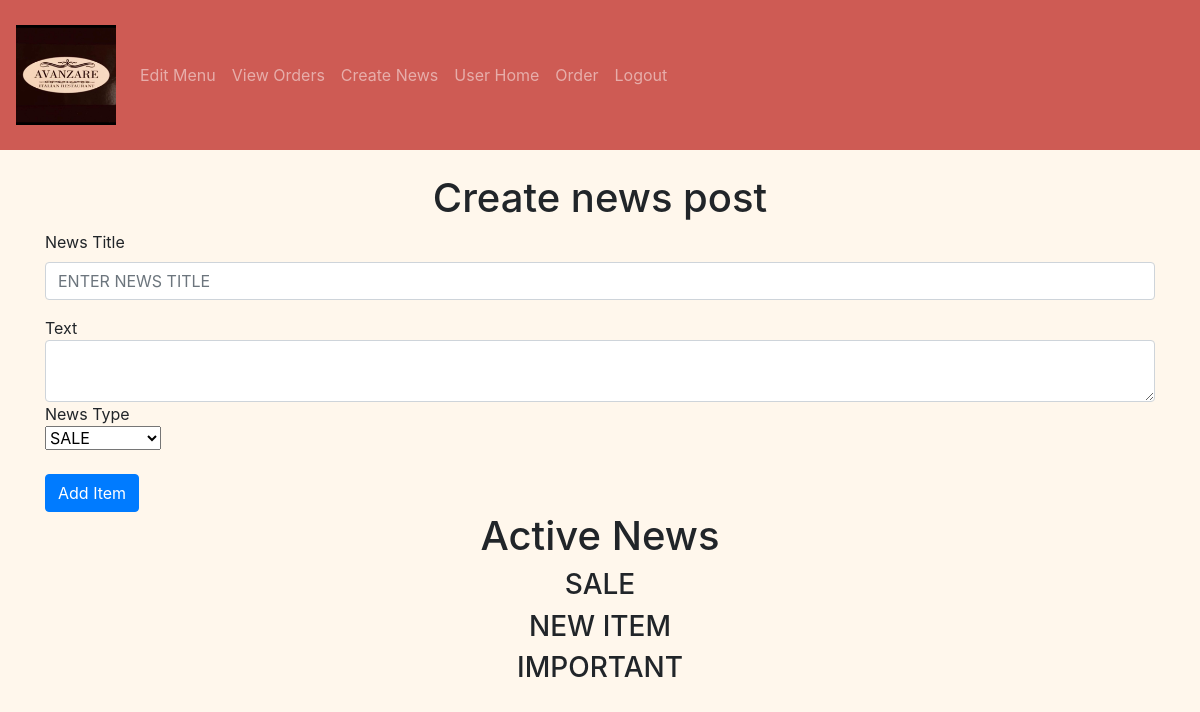
The app's page /create-news (signed in), older data.
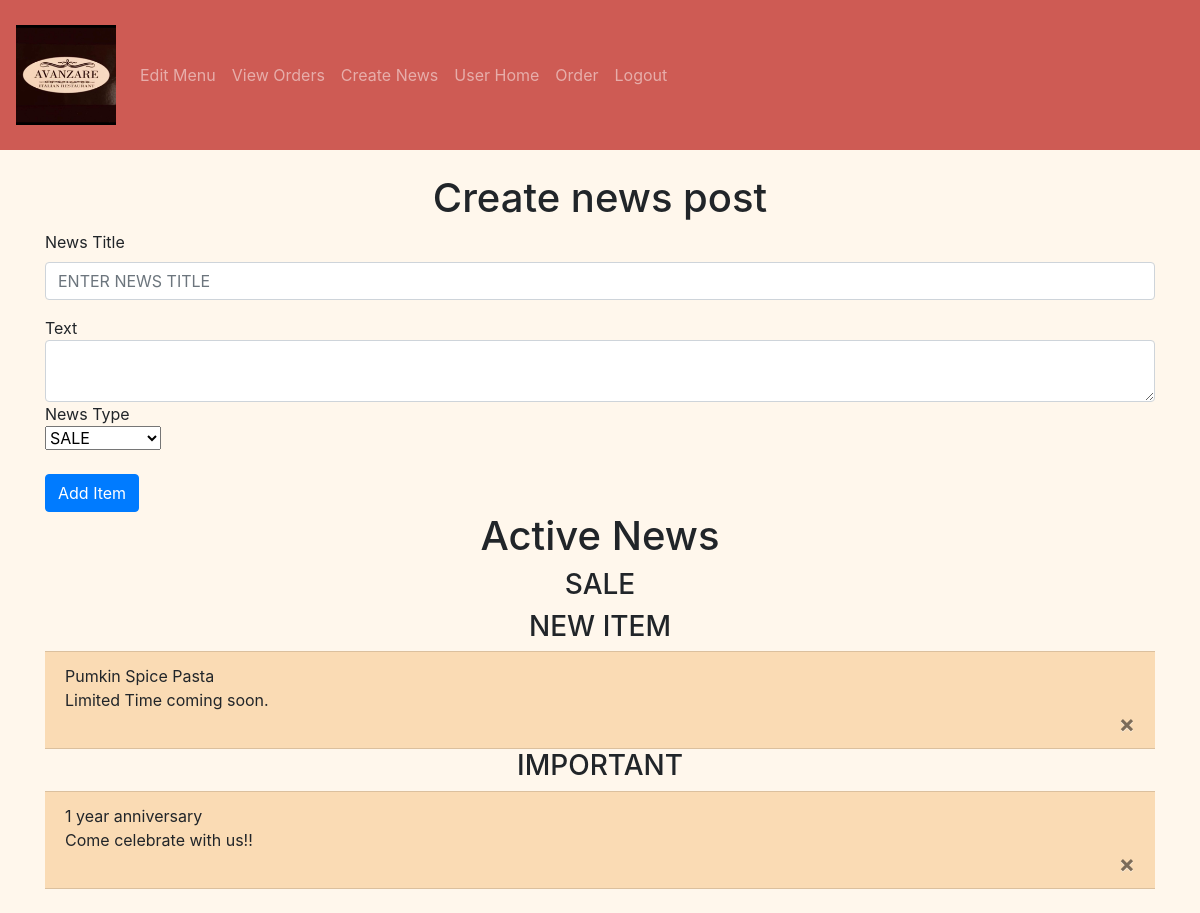
The same page, newer data.
### avanzareApp/models.py (models this page shows)
class News(db.Model):
    id = db.Column(db.Integer, primary_key=True)
    title = db.Column(db.String(150))
    text = db.Column(db.String(10000))
    news_type = db.Column(db.String(150))
    featured = db.Column(db.String(10))
    date = db.Column(db.DateTime(timezone=True), default=func.now())

### avanzareApp/views.py (the view, shortened to what this page needs)
@views.route('/create-news', methods=['GET', 'POST'])
@login_required
def create_news():
    news = db.session.query(News).order_by(News.id.desc()).all()
    return render_template("create_news.html", news=news, user=current_user)

### avanzareApp/__init__.py (called while the page is built)
def create_app():
    app = Flask(__name__)
    app.config['SECRET KEY'] = 'iudsdbciud ccdoi'
    app.config['SQLALCHEMY_DATABASE_URI'] = f'sqlite:///{DB_NAME}'
    db.init_app(app)
    from .views import views
    from .auth import auth
    app.register_blueprint(views, url_prefix='/')
    app.register_blueprint(auth, url_prefix='/')
    from .models import User
    with app.app_context():
        db.create_all()
    login_manager = LoginManager()
    login_manager.login_view = 'auth.start_page'
    login_manager.init_app(app)
    @login_manager.user_loader
    def load_user(id):
        return User.query.get(int(id))
    return app

### avanzareApp/templates/create_news.html (shortened to what this page needs)
{% extends "base.html" %} {% block title %}Home{% endblock %}
{% block content %}
<form method="POST">
    <h1 align="center">Create news post</h1>
    <div class="form-group">
        <label for="title" >News Title</label>
        <input
                type="title"
                class="form-control"
                id="title"
                name="title"
                placeholder="ENTER NEWS TITLE"
        />
    </div>
    <div>Text</div>
    <textarea name="text" id="text" class="form-control"></textarea>
    <div>News Type</div>
    <select class="selectpicker" type="news_type" id="news_type" name="news_type">
        <option>SALE</option>
    </select>
    <br />
    <br />
    <button type="submit" class="btn btn-primary">Add Item</button>
</form>
<h1 align="center"> Active News </h1>
    <ul class="list-group list-group-flush" id="items">
        {% set print_once = 1 %}
        {% for news_type in ["SALE", "NEW ITEM", "IMPORTANT"] %}
            {% if print_once == 1 %}
                <h3 align="center"> {{ news_type }} </h3>
                {% set print_once = 0 %}
            {% endif %}
            {% for news_post in news %}
                {% if news_post.news_type == news_type %}
                      <li class="list-group-item">
                          {{ news_post.title }}
                          <br />
                          {{ news_post.text }}
                          <br />
                          <button type="button" class="close" onClick="deleteNewsPost({{ news_post.id }})">
                              <span aria-hidden="true">&times;</span>
                          </button>
                      </li>
                {% endif %}
            {% endfor %}
            {% set print_once = 1 %}
        {% endfor %}
    </ul>
<br />
{% endblock %}

Row changes from the older to the newer data that the page shows:
added News: title "Pumkin Spice Pasta", text "Limited Time coming soon.", shown under "NEW ITEM"
added News: title "1 year anniversary", text "Come celebrate with us!!", shown under "IMPORTANT"
